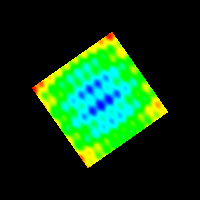

The script that drew this image:
#!/usr/bin/env python

# Test vtkTransformFilter on a wavelet source image data.

import vtkmodules.vtkInteractionStyle  # noqa: F401
import vtkmodules.vtkRenderingFreeType  # noqa: F401
import vtkmodules.vtkRenderingOpenGL2  # noqa: F401

from vtkmodules.vtkCommonTransforms import vtkTransform
from vtkmodules.vtkFiltersGeneral import vtkTransformFilter
from vtkmodules.vtkImagingCore import vtkRTAnalyticSource
from vtkmodules.vtkRenderingCore import (
    vtkActor,
    vtkDataSetMapper,
    vtkRenderWindow,
    vtkRenderWindowInteractor,
    vtkRenderer,
)

# Wavelet source
wavelet = vtkRTAnalyticSource()
wavelet.SetWholeExtent(-100, 100, -100, 100, 0, 0)
wavelet.SetCenter(0, 0, 0)
wavelet.SetMaximum(255)
wavelet.SetStandardDeviation(0.5)
wavelet.SetXFreq(60)
wavelet.SetYFreq(30)
wavelet.SetZFreq(40)
wavelet.SetXMag(10)
wavelet.SetYMag(18)
wavelet.SetZMag(5)
wavelet.SetSubsampleRate(1)

# Linear transform
transform = vtkTransform()
transform.RotateZ(35)

transform_filter = vtkTransformFilter()
transform_filter.SetInputConnection(wavelet.GetOutputPort())
transform_filter.SetTransform(transform)

mapper = vtkDataSetMapper()
mapper.SetInputConnection(transform_filter.GetOutputPort())
mapper.SetScalarRange(75, 290)

actor = vtkActor()
actor.SetMapper(mapper)

renderer = vtkRenderer()
renderer.AddActor(actor)

render_window = vtkRenderWindow()
render_window.AddRenderer(renderer)
render_window.SetWindowName("transform imagedata")
render_window.SetMultiSamples(0)
render_window.SetSize(200, 200)

interactor = vtkRenderWindowInteractor()
interactor.SetRenderWindow(render_window)

# Scene
renderer.ResetCamera()

interactor.Initialize()
interactor.Start()
